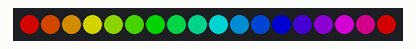
A program run on a simulated BBC micro:bit (MakeCode). Shown: 18 RGB LEDs in strip order, left to right. Dim RGB values are drawn brighter than linear.

Above: at 0.05 s.
At 0.55 s:
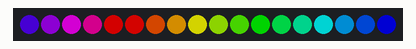
At 1.16 s:
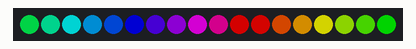
At 1.58 s:
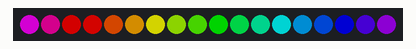

Measured:
- by itself, everything shown: repeats every 1.2 s, in 12 steps

The program:

main.ts
```typescript
function ranbow (num: number) {
    strip.showRainbow(1, 360)
    for (let index = 0; index < 12; index++) {
        strip.rotate(1)
        basic.pause(num)
        strip.show()
    }
}
let strip: neopixel.Strip = null
strip = neopixel.create(DigitalPin.P0, 18, NeoPixelMode.RGB)
basic.forever(function () {
    ranbow(100)
})
```

test.ts
```typescript
// 在這裡測試；當此封包作為擴充功能時，將不會編譯此內容。
```
